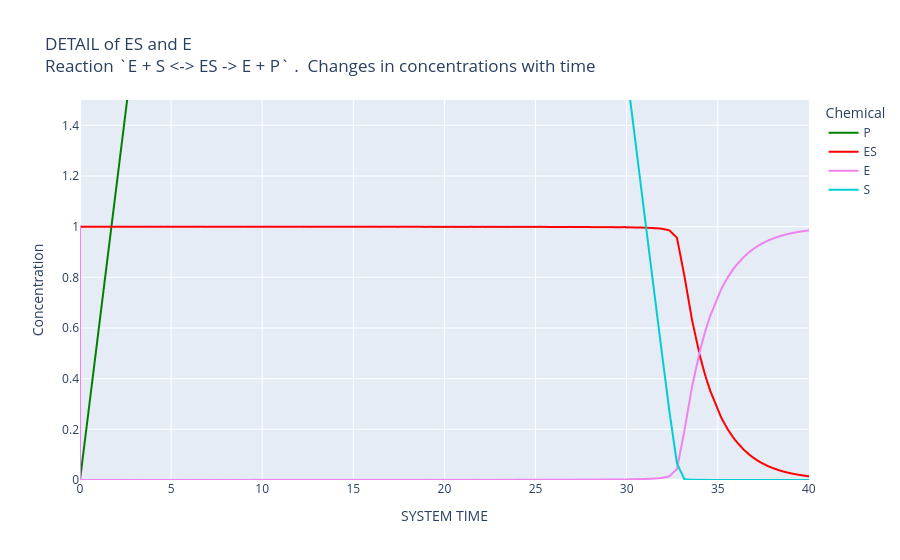

Notebook source saved alongside this figure:
### Code cell
# Highlight a detail about the initial buildup of ES
uc.plot_history(title_prefix="DETAIL of ES and E",
                range_y=[0, 1.5])

### Figure 1 — Plotly figure (JSON) as saved in the notebook; plotly's stock layout.template omitted (floating-point values rounded to 4 significant figures; data arrays with more than 128 entries replaced by an {"elided": "..."} marker saying what was removed)
{"data": [{"hovertemplate": "Chemical=P<br>SYSTEM TIME=%{x}<br>Concentration=%{y}<extra></extra>", "legendgroup": "P", "line": {"color": "green", "dash": "solid", "shape": "linear"}, "marker": {"symbol": "circle"}, "mode": "lines", "name": "P", "showlegend": true, "type": "scattergl", "x": {"elided": "2168 float values"}, "xaxis": "x", "y": {"elided": "2168 float values"}, "yaxis": "y"}, {"hovertemplate": "Chemical=ES<br>SYSTEM TIME=%{x}<br>Concentration=%{y}<extra></extra>", "legendgroup": "ES", "line": {"color": "red", "dash": "solid", "shape": "linear"}, "marker": {"symbol": "circle"}, "mode": "lines", "name": "ES", "showlegend": true, "type": "scattergl", "x": {"elided": "2168 float values"}, "xaxis": "x", "y": {"elided": "2168 float values"}, "yaxis": "y"}, {"hovertemplate": "Chemical=E<br>SYSTEM TIME=%{x}<br>Concentration=%{y}<extra></extra>", "legendgroup": "E", "line": {"color": "violet", "dash": "solid", "shape": "linear"}, "marker": {"symbol": "circle"}, "mode": "lines", "name": "E", "showlegend": true, "type": "scattergl", "x": {"elided": "2168 float values"}, "xaxis": "x", "y": {"elided": "2168 float values"}, "yaxis": "y"}, {"hovertemplate": "Chemical=S<br>SYSTEM TIME=%{x}<br>Concentration=%{y}<extra></extra>", "legendgroup": "S", "line": {"color": "darkturquoise", "dash": "solid", "shape": "linear"}, "marker": {"symbol": "circle"}, "mode": "lines", "name": "S", "showlegend": true, "type": "scattergl", "x": {"elided": "2168 float values"}, "xaxis": "x", "y": {"elided": "2168 float values"}, "yaxis": "y"}], "layout": {"autosize": true, "legend": {"title": {"text": "Chemical"}, "tracegroupgap": 0}, "title": {"text": "DETAIL of ES and E <br>Reaction `E + S <-> ES -> E + P` .  Changes in concentrations with time"}, "xaxis": {"anchor": "y", "autorange": true, "domain": [0, 1], "range": [0, 40.01], "title": {"text": "SYSTEM TIME"}, "type": "linear"}, "yaxis": {"anchor": "x", "domain": [0, 1], "range": [0, 1.5], "title": {"text": "Concentration"}, "type": "linear"}}}
